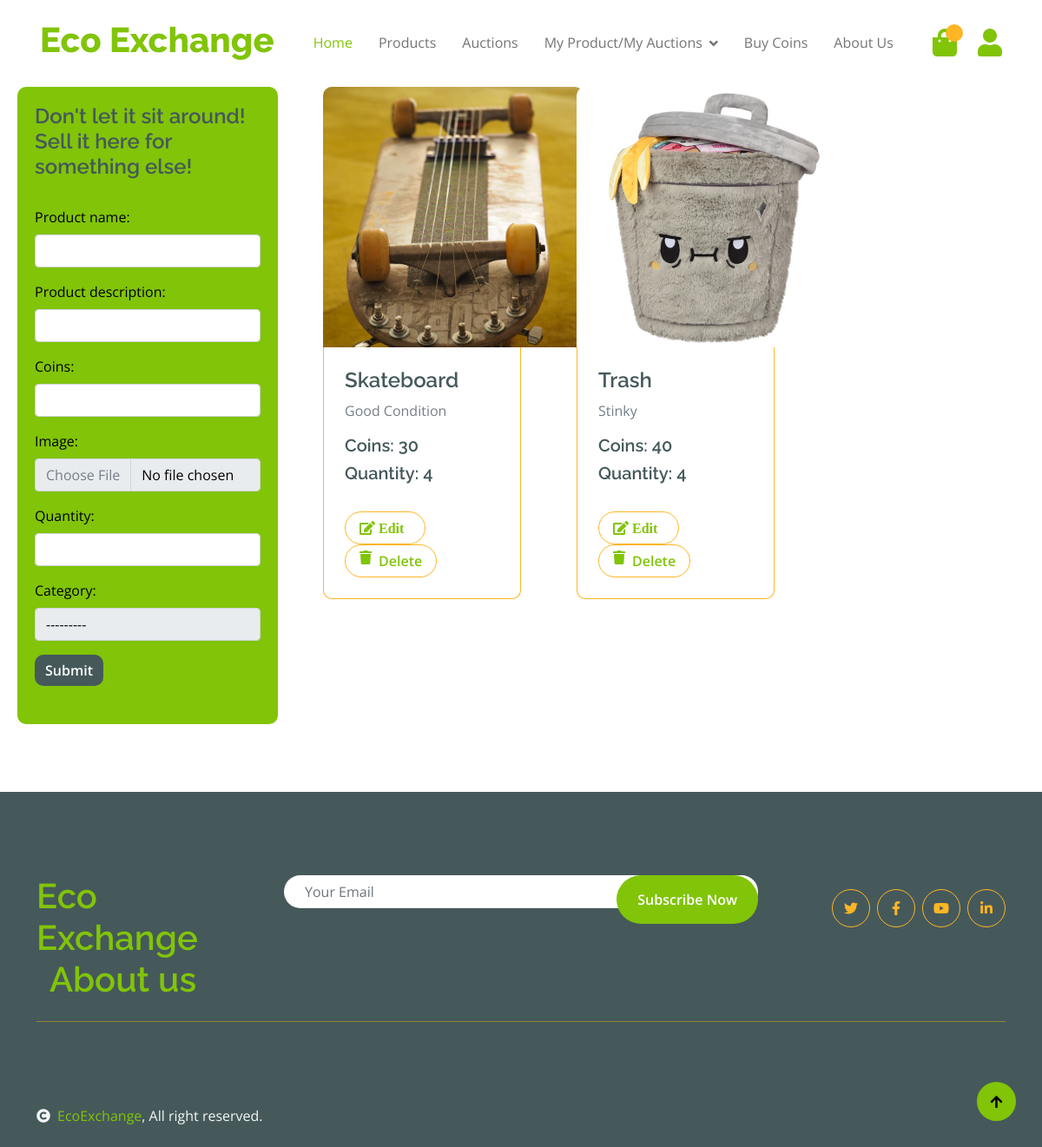
/product_crud/ (signed in), run on an earlier commit of the app's database.
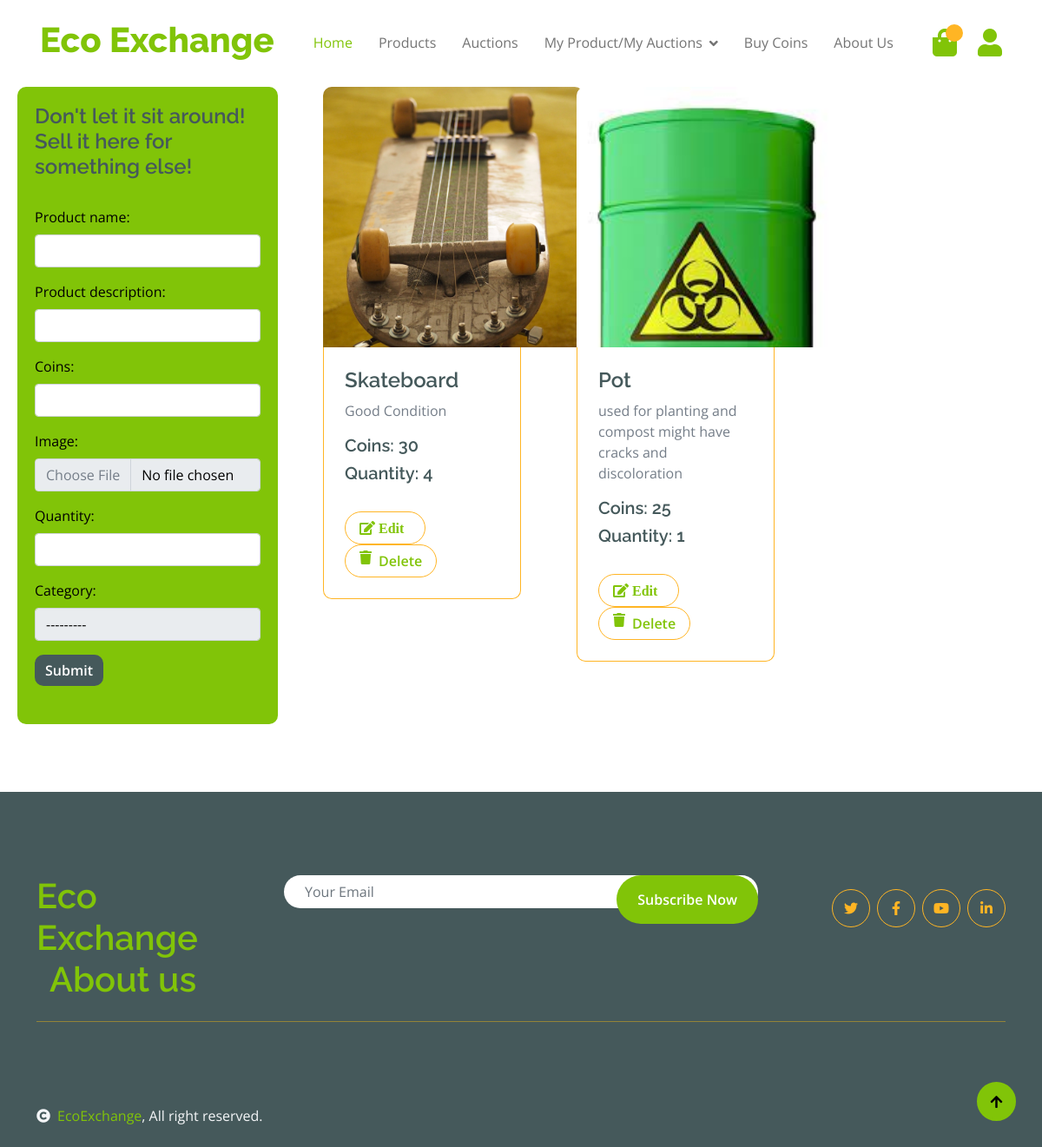
And on a later commit of the database.
### product/models.py (models this page shows, shortened)
class Product(models.Model):
    CATEGORY_CHOICES = [
        ('PAPER', 'Paper'),
        ('PLASTIC', 'Plastic'),
        ('GLASS', 'Glass'),
        ('METAL', 'Metal'),
        ('ELECTRONICS', 'Electronics'),
        ('ORGANIC', 'Organic'),
        ('TEXTILES', 'Textiles'),
        ('BATTERIES', 'Batteries'),
        ('WOOD', 'Wood'),
        ('RUBBER', 'Rubber'),
        ('MIXED_MATERIALS', 'Mixed Materials'),
    ]
    product_id = models.AutoField(primary_key=True)
    product_name = models.CharField(max_length=255)
    product_description = models.TextField()
    image = models.ImageField(upload_to='img/')
    quantity = models.IntegerField(validators=[MinValueValidator(0)])
    price = models.IntegerField()
    category = models.CharField(max_length=50, choices=CATEGORY_CHOICES)
    user = models.ForeignKey(Member, on_delete=models.CASCADE)

### product_crud/views.py (the view)
# urls.py: path('', views.product_details, name='product_details'),
@login_required
@permission_required('product.add_product', raise_exception=True)
def product_details(request):
    form = ProductForm()
    if request.method == 'POST':
        member = Member.objects.get(username=request.user)
        form = ProductForm(request.POST, request.FILES)
        if form.is_valid():
            name = form.cleaned_data['product_name']
            description = form.cleaned_data['product_description']
            quantity = form.cleaned_data['quantity']
            price = form.cleaned_data['price']
            category = form.cleaned_data['category']
            image = form.cleaned_data['image']
            new_product = Product(
                product_name=name,
                product_description=description,
                quantity=quantity,
                price=price,
                category=category,
                user=member,
                image=image
            )
            new_product.save()
            messages.success(request, 'Product added successfully!')
            form = ProductForm()
        else:
            messages.error(request, 'Error adding product.')
    else:
        form = ProductForm()
    products = Product.objects.filter(user=request.user)
    for product in products:
        product.short_description = Truncator(product.product_description).chars(125)
    categories = Product.objects.values_list('category', flat=True).distinct()
    return render(request, 'products_crud/products_crud.html', {'form': form, 'products': products, 'categories': categories})

### product_crud/forms.py
class ProductForm(forms.ModelForm):
    class Meta:
        model = Product
        fields = ['product_name', 'product_description', 'price', 'image', 'quantity', 'category']
        widgets = {
            'product_name': forms.TextInput(attrs={'class': 'form-control'}),
            'product_description': forms.TextInput(attrs={'class': 'form-control'}),
            'price': forms.TextInput(attrs={'class': 'form-control'}),
            'image': forms.FileInput(attrs={'class': 'form-control'}),
            'quantity': forms.TextInput(attrs={'class': 'form-control'}),
            'category': forms.Select(attrs={'class': 'form-control'}),
        }
        labels = {
            'price': 'Coins'
        }

### product_crud/templates/products_crud/products_crud.html (shortened to what this page needs)
{% extends 'product/base.html' %}
{% load static %}
{% block body %}
    <div class="row">
        <div class="col-lg-1 col-lg-3 bg-primary rounded div-space">
            <h4>Don't let it sit around! Sell it here for something else!</h4>
            <form class="py-4" method="post" enctype="multipart/form-data" action="{% url 'product_details' %}">
                {{ form.as_p }}
                <div class="px-8 py-8">
                    <button class="btn btn-dark border-0 p-lg-10" type="submit">Submit
                    </button>
                </div>
            </form>
        </div>
        <div class="col-lg-8 div-scroll">
            <div class="row">
                {% for product in products %}
                    <div class="col-md-6 col-lg-6 col-xl-4">
                        <div class="rounded position-relative fruite-item div-left-space">
                            <div class="fruite-img image-container">
                                <img class="img-fluid w-100 rounded-top" src="{{ product.image.url }}" alt="{{ product.name }}"/>
                            </div>
                            <div class="p-4 border border-secondary border-top-0 rounded-bottom">
                                <h4>{{ product.product_name }}</h4>
                                <p>{{ product.short_description }}</p>
                                <h5>Coins: {{ product.price }}</h5>
                                <h5>Quantity: {{ product.quantity }}</h5>
                                <br>
                                <div class="d-flex justify-content-between flex-lg-wrap">
                                    <button class="btn border border-secondary rounded-pill px-3 text-primary"
                                onclick="editProduct('{{ product.product_id }}', '{{ product.product_name }}', '{{ product.product_description }}', '{{ product.quantity }}', '{{ product.price }}', '{{ product.image }}', '{{ product.category }}')">
                            <i class="fa fa-edit me-2 text-primary"> Edit</i>
                        </button>
                                    <form action="{% url 'product_delete' product.product_id %}" method="POST">
                            <button class="div-center btn border border-secondary rounded-pill px-3 text-primary"> <i class="fa fa-trash me-2 text-primary"></i>Delete</button>
                        </form>
                                </div>
                            </div>
                        </div>
                    </div>
                {% endfor %}
            </div>
        </div>
    </div>
{% endblock body %}

What changed in the data, as far as the page shows it:
no longer on this page (row edited): Product: image (picture), product_name "Trash", short_description "Stinky", price "40", quantity "4"
added Product: image (picture), product_name "Pot", short_description "used for planting and compost might have cracks and discoloration", price "25", quantity "1"
